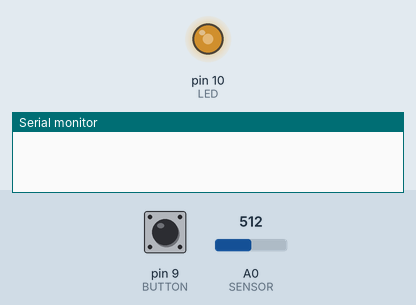
The sketch below on a simulated Arduino Uno, built with avr-gcc and run on an emulated ATmega328P. Parts: output pins drawn as LEDs (lit = HIGH), the last lines printed to the serial monitor. The test bench sets the inputs (shaded band); at power-on: pin 9 (BUTTON) LOW, A0 (SENSOR) = 512.

Above: at 1.2 s.
1.3 s: pin 9 (BUTTON) pulled HIGH for 0.15 s
At 1.49 s:
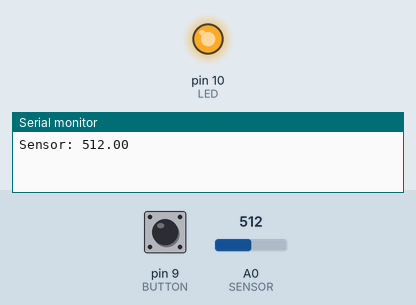
4.3 s: pin 9 (BUTTON) pulled HIGH for 1 s
At 4.97 s:
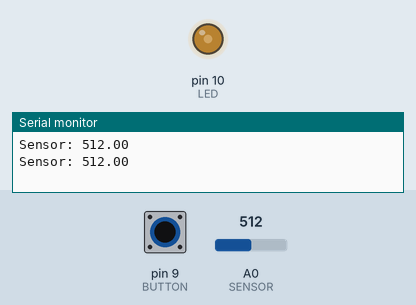
7.3 s: pin 9 (BUTTON) pulled HIGH for 3.2 s
Timing chart, 0 to 12.3 s (numbered marks = the images above; inputs shaded):
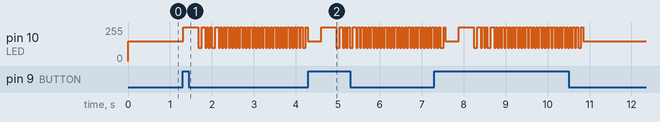

The sketch:

Tx_SisTel.ino
```cpp
/*
 * VLC Transmitter Based on OOk modulation and Manchester Code
 * line code that maybe I'll need (it is just about an error that I got): sudo chmod a+rw /dev/ttyACM0
 */

#define SENSOR A0   //using a variable resistor to simulate a sensor
#define LED 10     //the gate where the data will be available

/* Manchester levels */
#define N2  255
#define N1  150
#define N0  100

/* Timing - T = (1/f) [ms] */
#define WAIT 80      //2Hz - sincronizado com o receptor (pseudo clk)

#define BUTTON 9

/* Functions and methods that we'll use later */
String StringI3E754(float sensor);


void sendData(String pktIEEE754);
void sendPar(String pktIEEE754);
void sendPKT754(String pktIEEE754);
void sendStart();
void sendStop();

void sendOne();
void sendZero();

void printDebugWave(int N);

void (*resetFunc)(void) = 0; //declare reset function @ address 0

bool lastButtonState = LOW, buttonState;

unsigned long timeCounter = 0, lastDebounceTime = 0, debounceDelay = 15;

/*system boot*/
void setup()
{
  Serial.begin(115200);
  pinMode(LED, OUTPUT);
  pinMode(SENSOR, INPUT);
  pinMode(BUTTON, INPUT);
}

/*main function - loop*/
void loop()
{
 analogWrite(LED, N1); //turn LED on
 printDebugWave(N1);

 /*DEBOUNCE*/
 bool reading = digitalRead(BUTTON);

 if(reading != lastButtonState)
  lastDebounceTime = millis();

 if((millis() - lastDebounceTime) > debounceDelay)
  if(reading != buttonState)
   buttonState = reading;
 lastButtonState = reading;

  //buttonState=HIGH;

 /* If buttonState == HIGH we do our transmission */
 if(buttonState)
 {
   float sensor = analogRead(SENSOR); //reading the sensor gate

   Serial.print("Sensor: ");Serial.println(sensor);

   String pktIEEE754 = StringI3E754(sensor); //in this point, we have the string of bits
   sendData(pktIEEE754); //sending data after get the bits array

   buttonState = LOW;
   if(timeCounter > 2147483648) resetFunc();
 }
}


//------------------------------------------------------------------------------
struct IEEEfloat
{
    uint32_t m:23;
    uint8_t e:8;
    uint8_t s:1;
};


/*Input = float number / output = string of bits in the format IEEE 754*/
String StringI3E754(float sensor)
{
    IEEEfloat* x = (IEEEfloat*) ((void*)&sensor);

    //Serial.print("Float: "); Serial.println(sensor);

   /* Serial.print(" sign: "); Serial.print(x->s, BIN);
    Serial.print("  exp: "); Serial.print(x->e, BIN);
    Serial.print(" mant: "); Serial.println(x->m, BIN);*/

    //we need to verify every components from the package before the sum
    //sign is just one bit
    //8 bits exp

    String pkt754_sign = String(x->s,BIN);
    String pkt754_exp  = String(x->e,BIN);
    String pkt754_mant = String(x->m,BIN);

    String aux1 = "";
    for(int i = 0; i < (8-pkt754_exp.length()); i++) aux1 += "0";

    String aux2 = "";
    for(int i = 0; i < (23-pkt754_mant.length()); i++) aux2 += "0";

    pkt754_exp = aux1 + pkt754_exp;
    pkt754_mant = aux2 + pkt754_mant;

    String pkt754 = pkt754_sign + pkt754_exp + pkt754_mant;
   // Serial.print("Package IEEE 754: ");Serial.println(pkt754);

    return pkt754;
}
//------------------------------------------------------------------------------


/*this is like the second main function, cuz here, we have the protocol form [start - pkt754 - parity - stop]*/
void sendData(String pktIEEE754)
{
 sendStart();
 sendPKT754(pktIEEE754);
 sendPar(pktIEEE754);
 sendStop();

}

void sendStart()
{
  for(int j = 0; j < 4; j++)
  {
     analogWrite(LED, N2);
     printDebugWave(N2);
     delay(WAIT);
  }
}

void sendStop()
{
  for(int j = 0; j < 4; j++)
  {
     analogWrite(LED, N1);
     printDebugWave(N1);
     delay(WAIT);
  }
}

void sendPar(String pktIEEE754)
{
  int counter = 0;
  for(int i = 0; i < pktIEEE754.length(); i++)
    if(pktIEEE754[i] == '1')
      counter++;

  if(!(counter%2)) sendOne();
  else sendZero();
}

void sendPKT754(String pktIEEE754)
{
  for(int i = 0; i < pktIEEE754.length(); i++)
  {
    if(pktIEEE754[i] == '1') sendOne();
    else sendZero();
  }
}


/* it's kind of a manchester code defined by IEEE 802.3*/
void sendOne()
{
      analogWrite(LED, N0);
      printDebugWave(N0);
      delay(WAIT/2);

      analogWrite(LED, N2);
      printDebugWave(N2);
      delay(WAIT/2);
}

void sendZero()
{
      analogWrite(LED, N2);
      printDebugWave(N2);
      delay(WAIT/2);

      analogWrite(LED, N0);
      printDebugWave(N0);
      delay(WAIT/2);
}

/*It will be useful to draw a wave from the signal output*/
void printDebugWave(int N)
{
  /*Serial.print(N);
  Serial.print(" ");
  Serial.println((millis() - timeCounter)/1000);
  timeCounter = millis();*/
}
```
